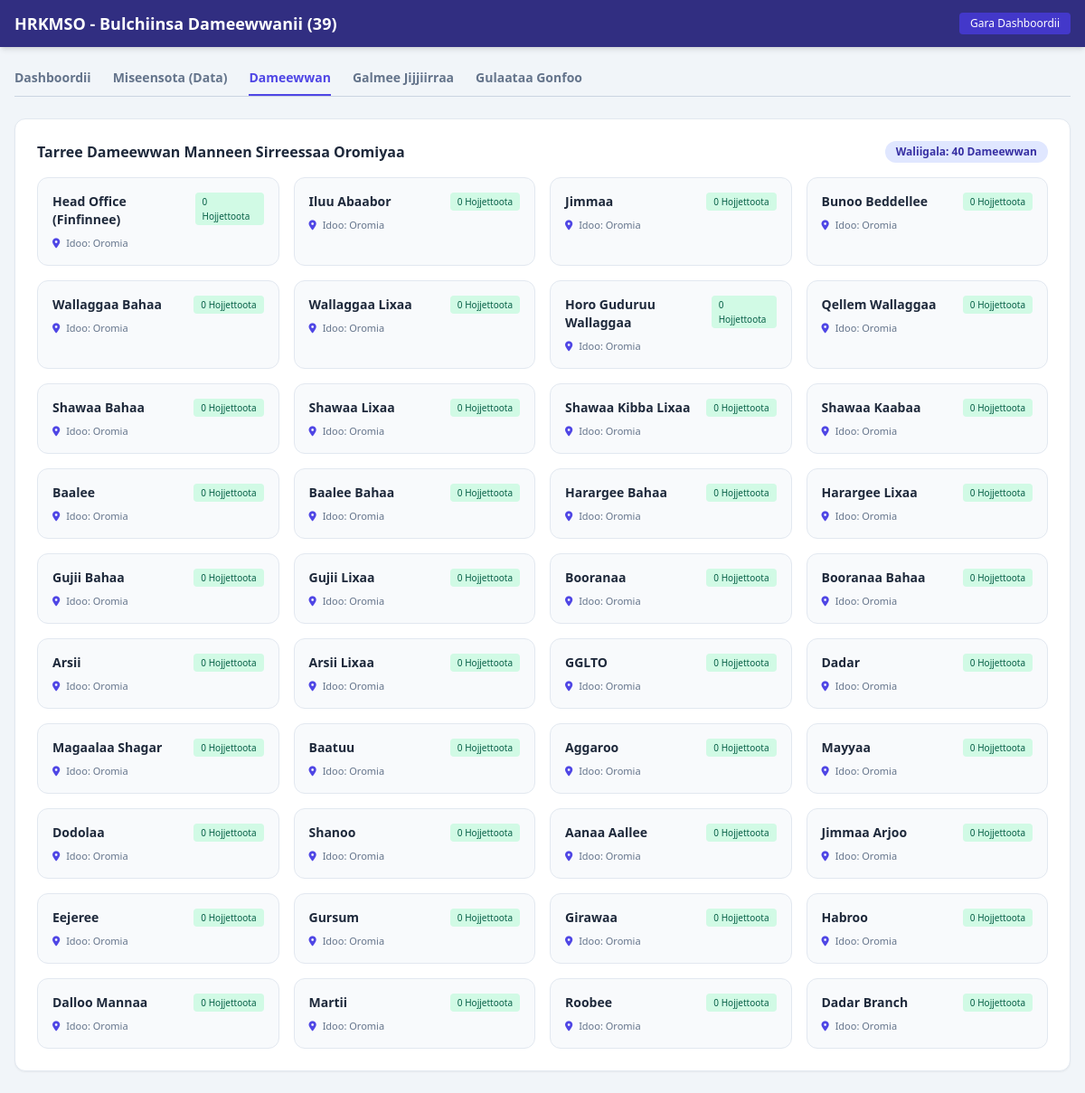
Page /branches (signed in) on the earlier database version.
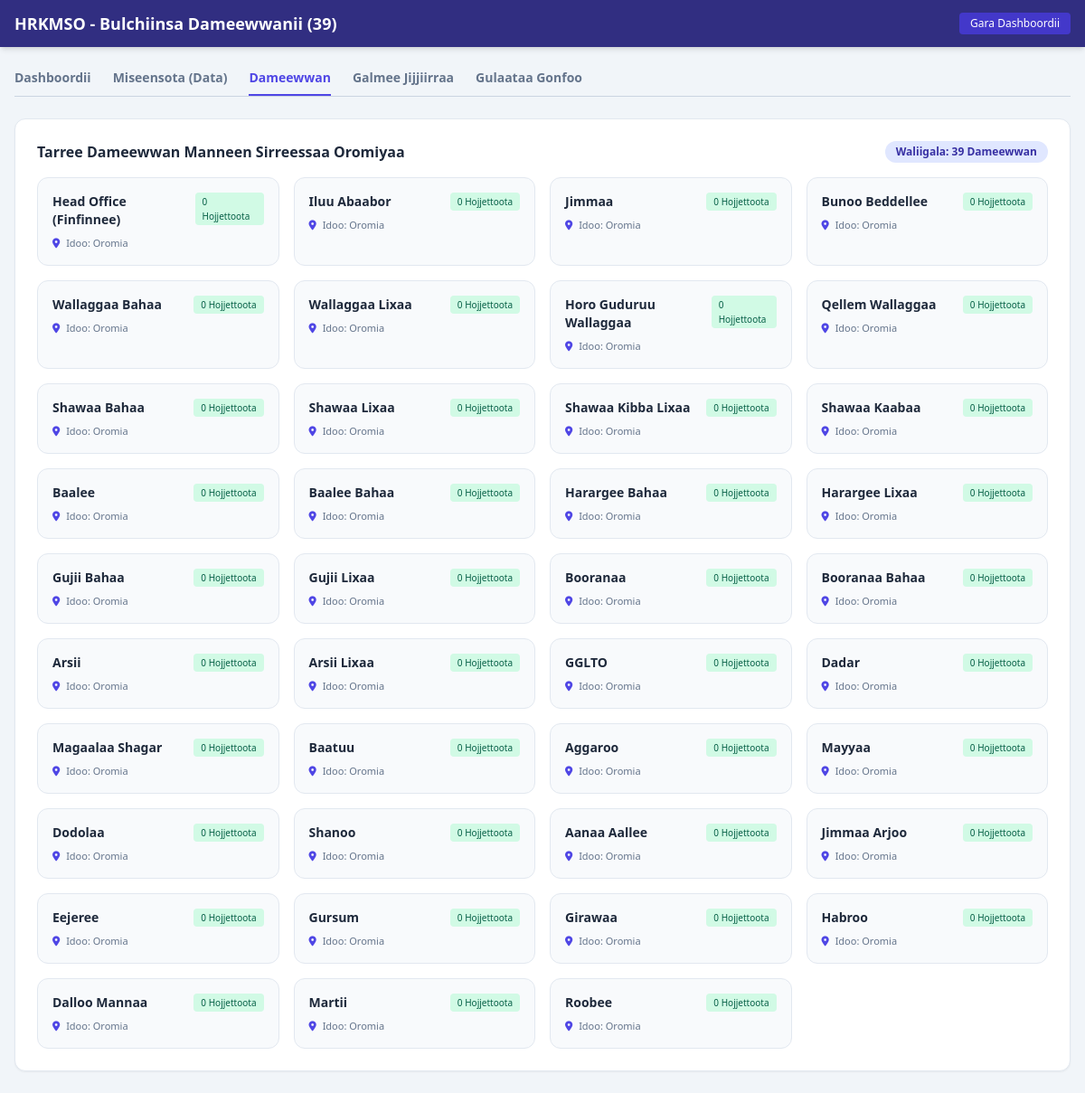
Same page on the later database version.
### models.py (models this page shows)
class Branch(db.Model):
    __tablename__ = 'branch'
    id = db.Column(db.Integer, primary_key=True)
    name = db.Column(db.String(150), unique=True, nullable=False)
    location = db.Column(db.String(150), nullable=True)
    employees = db.relationship('Employee', backref='branch', lazy=True)

### app.py (the view)
@app.route('/branches')
@login_required
def branches():
    all_branches = Branch.query.all()
    return render_template('branches.html', branches=all_branches)

### app.py (called while the page is built)
@app.context_processor
def utility_processor():
    def endpoint_exists(endpoint):
        try:
            url_for(endpoint)
            return True
        except Exception:
            return False
    return dict(endpoint_exists=endpoint_exists, calculate_age=calculate_age)

@login_manager.user_loader
def load_user(user_id):
    return db.session.get(User, int(user_id))

### templates/branches.html (shortened to what this page needs)
<!DOCTYPE html>
<html lang="om">
<head>
    <script src="https://cdn.tailwindcss.com"></script>
    <link rel="stylesheet" href="https://cdnjs.cloudflare.com/ajax/libs/font-awesome/6.4.0/css/all.min.css">
</head>
<body class="bg-slate-100 text-slate-800">
    <div class="min-h-screen flex flex-col">
        <header class="bg-indigo-900 text-white shadow-md">
            <div class="max-w-7xl mx-auto px-4 py-3 flex justify-between items-center">
                <h1 class="text-lg font-bold">HRKMSO - Bulchiinsa Dameewwanii (39)</h1>
                <a href="{{ url_for('dashboard') }}" class="text-xs bg-indigo-700 hover:bg-indigo-800 px-3 py-1 rounded transition text-white">Gara Dashboordii</a>
            </div>
        </header>
        <main class="max-w-7xl mx-auto px-4 py-6 flex-grow w-full space-y-6">
            <div class="flex flex-wrap border-b border-slate-300 gap-6 text-sm font-semibold">
                <a href="{{ url_for('dashboard') }}" class="pb-2 text-slate-500 hover:text-indigo-600 transition">Dashboordii</a>
                <a href="{{ url_for('employees') }}" class="pb-2 text-slate-500 hover:text-indigo-600 transition">Miseensota (Data)</a>
                <a href="{{ url_for('branches') }}" class="pb-2 border-b-2 border-indigo-600 text-indigo-600 transition">Dameewwan</a>
                <a href="{{ url_for('transfers') }}" class="pb-2 text-slate-500 hover:text-indigo-600 transition">Galmee Jijjiirraa</a>
                <a href="{{ url_for('ranks') }}" class="pb-2 text-slate-500 hover:text-indigo-600 transition">Gulaataa Gonfoo</a>
            </div>
            <div class="bg-white p-6 rounded-xl shadow-sm border border-slate-200 space-y-4">
                <div class="flex justify-between items-center">
                    <h2 class="text-base font-bold text-slate-800">Tarree Dameewwan Manneen Sirreessaa Oromiyaa</h2>
                    <span class="text-xs bg-indigo-100 text-indigo-800 px-3 py-1 rounded-full font-semibold">Waliigala: {{ branches | length }} Dameewwan</span>
                </div>
                <div class="grid grid-cols-1 sm:grid-cols-2 md:grid-cols-3 lg:grid-cols-4 gap-4 text-xs">
                    {% if branches %}
                        {% for b in branches %}
                        <div class="bg-slate-50 p-4 rounded-xl border border-slate-200 space-y-2 hover:shadow-md transition">
                            <div class="flex justify-between items-start">
                                <h4 class="font-bold text-slate-800 text-sm">{{ b.name }}</h4>
                                <span class="bg-emerald-100 text-emerald-800 text-[10px] px-2 py-0.5 rounded font-medium">
                                    {{ b.employees | length }} Hojjettoota
                                </span>
                            </div>
                            <p class="text-[11px] text-slate-500"><i class="fas fa-map-marker-alt text-indigo-600 me-1"></i> Idoo: {{ b.location if b.location else 'Oromia' }}</p>
                        </div>
                        {% endfor %}
                    {% else %}
                        <div class="col-span-full text-center py-8 text-slate-400">
                            Dameewwan galmaa'an hin jiran.
                        </div>
                    {% endif %}
                </div>
            </div>
        </main>
    </div>
</body>
</html>

Differences in the rows shown:
removed Branch: name "Dadar Branch", employees|length "0", location "Oromia"
Other differences:
{{ branches | length }}: "40" → "39"
